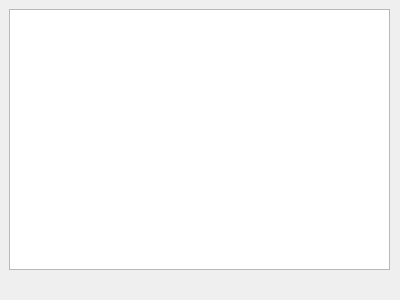
<?xml version="1.0" encoding="UTF-8"?>
<ui version="4.0">
 <class>LogWidget</class>
 <widget class="QDockWidget" name="LogWidget">
  <property name="geometry">
   <rect>
    <x>0</x>
    <y>0</y>
    <width>400</width>
    <height>300</height>
   </rect>
  </property>
  <property name="allowedAreas">
   <set>Qt::AllDockWidgetAreas</set>
  </property>
  <property name="windowTitle">
   <string>LogWidget</string>
  </property>
  <widget class="QWidget" name="dockWidgetContents">
   <widget class="QWidget" name="verticalLayoutWidget">
    <property name="geometry">
     <rect>
      <x>9</x>
      <y>9</y>
      <width>381</width>
      <height>261</height>
     </rect>
    </property>
    <layout class="QVBoxLayout" name="verticalLayout">
     <item>
      <widget class="QTextBrowser" name="textBrowser">
       <property name="readOnly">
        <bool>false</bool>
       </property>
      </widget>
     </item>
    </layout>
   </widget>
  </widget>
 </widget>
 <resources/>
 <connections/>
</ui>
